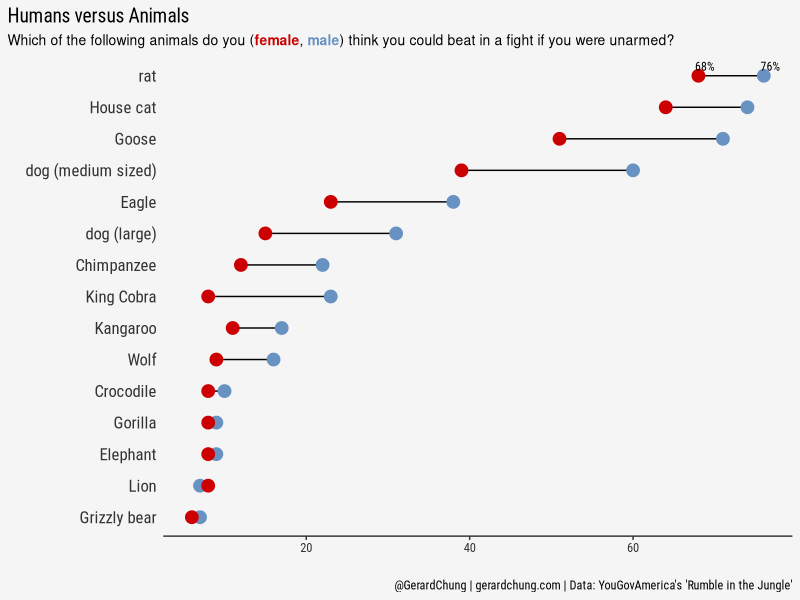

The R script that drew this image:
# Data vizualization 
# https://today.yougov.com/topics/lifestyle/articles-reports/2021/05/13/lions-and-tigers-and-bears-what-animal-would-win-f 
# Rumble in the jungle 



# LOAD DATASET #######

rm(list = ls())
library(tidyverse)
library(ggplot2)
library(ggtext) # For R markdown codes below
library(readxl)

data <- 
    read_xlsx(path = "yougov/rumbleinjungle/rumbleinjungle.xlsx", 
              sheet = "data")




# PIVOT LONGER DATA #####

data_long <- 
    data %>% 
    pivot_longer(!animal, names_to = "sex", values_to = "pct")

# CREATE A AVERAGE PCT ACROSS SEX #####
data_long <- 
    data_long %>% 
    group_by(animal) %>% 
    mutate(avr_pct = mean(pct)) %>% 
    ungroup()

# PLOT #######

## Color theme for all the graphs =====
blue = "#6892C1"
lightblue = "#add8e6" # "#6892C1"
orange = "#ED713F"
#red = "#F53446"
red = "#cc0000"
#color_point <- c(red, blue)
#color_line <- "#7C878EFF"

## Plot
p <- 
    data_long %>% 
    ggplot(data = data_long, mapping = aes(x = pct, y = reorder(factor(animal), avr_pct)))

p + 
    geom_line() +
    geom_point(aes(color = sex), size = 4, alpha = 1) +
    scale_color_manual(values=c(red,blue)) + 
    labs(title = "Humans versus Animals",
         subtitle = "Which of the following animals do you (<b><span style = 'color: #cc0000;'>**female**</span></b>, <b><span style = 'color: #6892C1;'>**male**</span></b>) think you could beat in a fight if you were unarmed?",
         y = "",
         x = "",
         caption = "@GerardChung | gerardchung.com | Data: YouGovAmerica's 'Rumble in the Jungle'") +
    guides(color = FALSE, size = FALSE) + 
    theme_classic(base_family = "Roboto Condensed") +
    theme(
        rect = element_rect(fill = "#F5F5F5"),
        panel.background = element_rect(fill = "#F5F5F5", color = "#F5F5F5"),
        plot.background = element_rect(fill = "#F5F5F5", color = "#F5F5F5"),
        plot.title = ggtext::element_markdown(size = 14),
        plot.title.position = "plot",
        plot.subtitle = element_markdown(family = "sans", size = 10, lineheight = 1.2),
        panel.grid.minor=element_blank(),
        panel.grid.major=element_blank(),
        strip.text = element_markdown(size = 12, face = "bold"),
        strip.background = element_blank(),
        axis.line.x = element_line(size = 0.5, colour = "gray20"),
        axis.text.x = element_text(size = 9, color = "gray20"),
        axis.line.y = element_blank(),
        axis.ticks.y = element_blank(),
        axis.text.y = element_text(size = 12, color = "gray20")) +
    ggrepel::geom_text_repel(data = data_long %>% filter(animal == "rat"), 
                             aes(label = paste0(sprintf("%0.0f", pct),"%")),  # paste0(Importance)
                             hjust = "left",
                             fontface = "plain",
                             family = "Roboto Condensed",
                             size = 3,
                             nudge_x = -0.2,
                             direction = "y")

ggsave(last_plot(),
       file = "yougov/rumbleinjungle/rumbleinjungle.png",
       type = "cairo")
